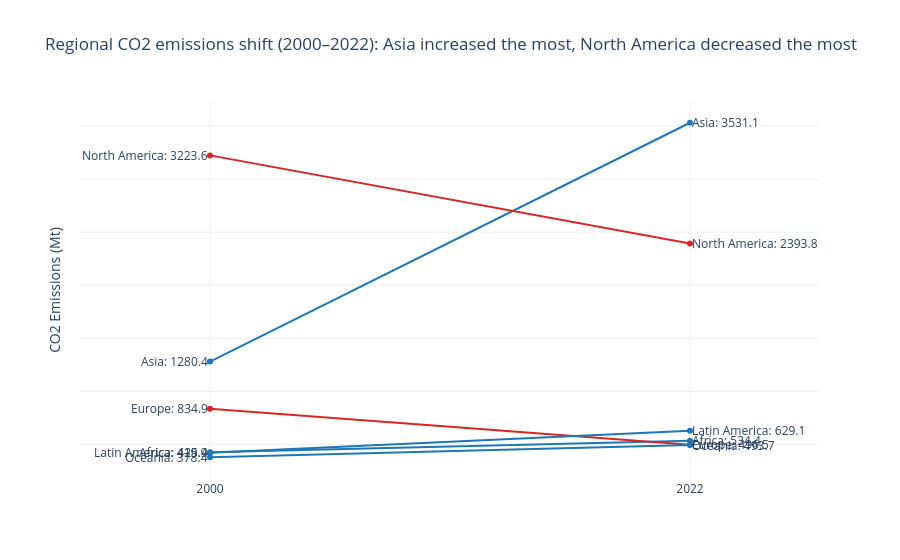

Here is the notebook cell this chart was saved with:
### Markdown cell above
---
## Task 2 — Slopegraph: Regional Change 2000 vs 2022

**What to build:** A slopegraph comparing **average regional CO2 emissions** between 2000 and 2022.

**Requirements:**
- One line per region (not per country — aggregate first)
- Colour: regions that increased = one colour; decreased = another
- Values labelled at both ends of each line
- No y-axis tick labels (the endpoint labels make them redundant)
- Insight title stating which regions moved most

> 💡 `df.groupby(['Region','Year'])['CO2_Mt'].mean().reset_index()` then filter to 2000 and 2022

### Code cell
import pandas as pd
import plotly.graph_objects as go

# Load data
df = pd.read_csv('co2_emissions.csv')

# Aggregate: average emissions per region per year
region_avg = df.groupby(['Region', 'Year'])['CO2_Mt'].mean().reset_index()

# Filter for 2000 and 2022
slope_df = region_avg[region_avg['Year'].isin([2000, 2022])]

# Pivot for easier comparison
pivot_df = slope_df.pivot(index='Region', columns='Year', values='CO2_Mt').reset_index()

# Create figure
fig = go.Figure()

# Colors
increase_color = "#1f77b4"   # blue
decrease_color = "#d62728"   # red

# Track biggest changes for title insight
pivot_df['change'] = pivot_df[2022] - pivot_df[2000]
most_increase = pivot_df.loc[pivot_df['change'].idxmax()]
most_decrease = pivot_df.loc[pivot_df['change'].idxmin()]

# Plot each region
for _, row in pivot_df.iterrows():
    region = row['Region']
    y0 = row[2000]
    y1 = row[2022]
    
    color = increase_color if y1 > y0 else decrease_color
    
    fig.add_trace(go.Scatter(
        x=[2000, 2022],
        y=[y0, y1],
        mode='lines+markers',
        line=dict(color=color, width=2),
        showlegend=False
    ))
    
    # Labels at both ends
    fig.add_annotation(x=2000, y=y0,
                       text=f"{region}: {y0:.1f}",
                       showarrow=False,
                       xanchor='right')
    
    fig.add_annotation(x=2022, y=y1,
                       text=f"{region}: {y1:.1f}",
                       showarrow=False,
                       xanchor='left')

# Layout
fig.update_layout(
    title=(
        f"Regional CO2 emissions shift (2000–2022): "
        f"{most_increase['Region']} increased the most, "
        f"{most_decrease['Region']} decreased the most"
    ),
    xaxis=dict(
        tickvals=[2000, 2022],
        title=""
    ),
    yaxis=dict(
        showticklabels=False,  # remove y-axis labels
        title="CO2 Emissions (Mt)"
    ),
    template="plotly_white"
)

fig.show()

### Figure 1 — Plotly figure (JSON) as saved in the notebook; plotly's stock layout.template omitted (floating-point values rounded to 4 significant figures)
{"data": [{"line": {"color": "#1f77b4", "width": 2}, "mode": "lines+markers", "showlegend": false, "type": "scatter", "x": [2000, 2022], "y": [425.4, 534.4]}, {"line": {"color": "#1f77b4", "width": 2}, "mode": "lines+markers", "showlegend": false, "type": "scatter", "x": [2000, 2022], "y": [1280.0, 3531.0]}, {"line": {"color": "#d62728", "width": 2}, "mode": "lines+markers", "showlegend": false, "type": "scatter", "x": [2000, 2022], "y": [834.9, 496.5]}, {"line": {"color": "#1f77b4", "width": 2}, "mode": "lines+markers", "showlegend": false, "type": "scatter", "x": [2000, 2022], "y": [419.9, 629.1]}, {"line": {"color": "#d62728", "width": 2}, "mode": "lines+markers", "showlegend": false, "type": "scatter", "x": [2000, 2022], "y": [3224.0, 2394.0]}, {"line": {"color": "#1f77b4", "width": 2}, "mode": "lines+markers", "showlegend": false, "type": "scatter", "x": [2000, 2022], "y": [378.4, 493.7]}], "layout": {"annotations": [{"showarrow": false, "text": "Africa: 425.4", "x": 2000, "xanchor": "right", "y": 425.4}, {"showarrow": false, "text": "Africa: 534.4", "x": 2022, "xanchor": "left", "y": 534.4}, {"showarrow": false, "text": "Asia: 1280.4", "x": 2000, "xanchor": "right", "y": 1280.0}, {"showarrow": false, "text": "Asia: 3531.1", "x": 2022, "xanchor": "left", "y": 3531.0}, {"showarrow": false, "text": "Europe: 834.9", "x": 2000, "xanchor": "right", "y": 834.9}, {"showarrow": false, "text": "Europe: 496.5", "x": 2022, "xanchor": "left", "y": 496.5}, {"showarrow": false, "text": "Latin America: 419.9", "x": 2000, "xanchor": "right", "y": 419.9}, {"showarrow": false, "text": "Latin America: 629.1", "x": 2022, "xanchor": "left", "y": 629.1}, {"showarrow": false, "text": "North America: 3223.6", "x": 2000, "xanchor": "right", "y": 3224.0}, {"showarrow": false, "text": "North America: 2393.8", "x": 2022, "xanchor": "left", "y": 2394.0}, {"showarrow": false, "text": "Oceania: 378.4", "x": 2000, "xanchor": "right", "y": 378.4}, {"showarrow": false, "text": "Oceania: 493.7", "x": 2022, "xanchor": "left", "y": 493.7}], "title": {"text": "Regional CO2 emissions shift (2000–2022): Asia increased the most, North America decreased the most"}, "xaxis": {"tickvals": [2000, 2022], "title": {"text": ""}}, "yaxis": {"showticklabels": false, "title": {"text": "CO2 Emissions (Mt)"}}}}
